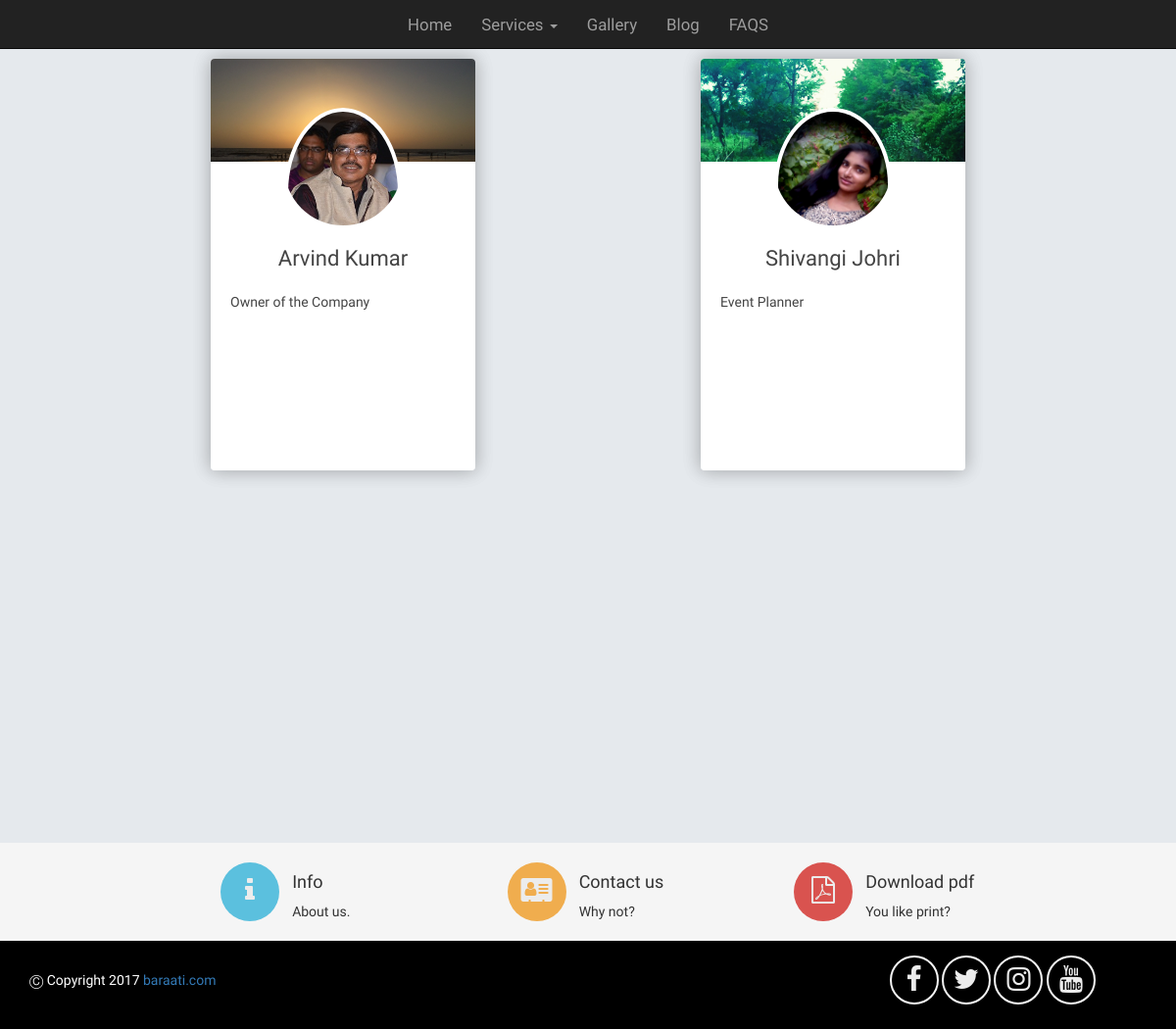
The page /about/ on the database its author committed.
### homepage/models.py (models this page shows, shortened)
class NavMenuDtls(models.Model):
    navMenuId=models.ForeignKey(NavMenuMst)
    navMenuName = models.CharField(max_length=250)
    navMenuTooltip=models.CharField(max_length=250)
    langId=models.IntegerField(default=1)

class RecentEventsCardDtl(models.Model):
    recent_events_card_id = models.ForeignKey(RecentEventsCardMst)
    event_image_path = models.ImageField(null=True)
    image_name = models.CharField(max_length=250)
    profile_image_path = models.ImageField(null=True)
    profile_image_name = models.CharField(max_length=250,null=True)
    event_title= models.CharField(max_length=250)
    event_body = RichTextField()
    event_body_back = RichTextField(null=True)
    event_footer = models.CharField(max_length=250, blank=True)
    langId = models.IntegerField(default=1)

### aboutUs/views.py (the view)
# urls.py: url(r'^about/', aboutUsViews.openAboutUsPage, name='open_about'),
def openAboutUsPage(request):
    current_url = resolve(request.path_info).url_name
    print  current_url
    return render_to_response('aboutUs/aboutUs.html', {})

### homepage/models.py (called while the page is built)
    def __unicode__(self):
        return str(self.pk)

### homepage/templatetags/homepagetags.py (called while the page is built)
@register.simple_tag
def getChildMenu(parentId):
    childMenu = NavMenuDtls.objects.filter(navMenuId__parentNavMenu=str(parentId)).select_related().order_by('navMenuId__navOrder')
    if len(childMenu)>0:
        return childMenu
    else:
        return None

@register.simple_tag
def getNavigationMenus():
    navigation_menus = NavMenuDtls.objects.filter(navMenuId__activeFlag=1).select_related().order_by('navMenuId__navOrder')
    return  navigation_menus

@register.simple_tag
def getEventCards(event_key):
    event_list=RecentEventsCardDtl.objects.filter(recent_events_card_id__event_key=str(event_key)).filter(recent_events_card_id__activeFlag=1).select_related().order_by('recent_events_card_id__card_order')
    return event_list

### templates/aboutUs/aboutUs.html (shortened to what this page needs)
{% extends 'homepage/base.html' %}
{% load homepagetags %}
{% load staticfiles %}
{% block loadcss %}
    <link href="http://netdna.bootstrapcdn.com/font-awesome/4.5.0/css/font-awesome.min.css" rel="stylesheet">
    <link rel="stylesheet" type="text/css" href={% static 'homepage/css/aboutUs.css' %}>
    <link rel="stylesheet" type="text/css" href={% static 'homepage/css/rotatingCards.css' %}>
{% endblock %}
{% block content %}
    <div style="height: 100%; width: 100%">
        <video class="aboutUs" id="bgvid" playsinline autoplay muted loop>
            <source src="{% static 'homepage/videos/motionSnow02.mp4' %}" type="video/mp4">
        </video>
        {% getEventCards 'open_about' as eventList %}
        {% for event in eventList %}
            <div class="col-lg-{{ event.recent_events_card_id.card_width }} col-lg-offset-{{ event.recent_events_card_id.card_offset }}"
                 style="height:600px">
                <div class="card-container">
                    <div class="card ">
                        <div class="front">
                            <div class="cover">
                            </div>
                            <div class="user">
                                <img class="img-circle" src="{{ event.profile_image_path.url }}"
                                     alt="{{ event.profile_image_name }}"/>
                            </div>
                            <div class="content">
                                <div class="main">
                                    <h5 class="name">{{ event.event_title|safe }}</h5>
                                    <p class="profession">{{ event.event_body|safe }}</p>
                                </div>
                            </div>
                        </div>
                        <div class="back">
                            <div class="header">
                                <h5 class="motto">"To be or not to be, this is my awesome motto!"</h5>
                            </div>
                            <div class="content">
                                <div class="main">
                                </div>
                            </div>
                        </div>
                    </div>
                </div>
                <div class="space-200"></div>
            </div>
        {% endfor %}
    </div>
{% endblock %}

### templates/homepage/base.html (shortened to what this page needs)
<!DOCTYPE html>
{% load homepagetags %}
<html lang="en">
<head>
    {% load staticfiles %}
    <link rel="stylesheet" type="text/css" href={% static 'homepage/css/homepage.css' %}>
    <link rel="stylesheet" type="text/css" href='https://maxcdn.bootstrapcdn.com/bootstrap/3.3.7/css/bootstrap.min.css'>
    <link rel="stylesheet" type="text/css" href={% static 'homepage/css/font-awesome.min.css' %}>
    <link rel="stylesheet" type="text/css" href={% static 'homepage/css/homepage.css' %}>
    {% block loadcss %}
    {% endblock %}
</head>
<body>
<nav class="navbar navbar-inverse navbar-fixed-top">
    <div class="container-fluid">
        <ul class="nav navbar-nav navbar-center">
            {% getNavigationMenus as navigation_menus %}
            {% for menus in navigation_menus %}
                {% getChildMenu menus.navMenuId as menuChild %}
                {% if menus.navMenuId.parentNavMenu == -1 %}
                    <li {% if forloop.counter == 1 %}class="active" {% endif %}><a
                            {% if menus.navMenuId.urlPageName %}href="{% url menus.navMenuId.urlPageName %}"{% endif %}
                            {% if menuChild is not None %}
                            class="dropdown-toggle" data-toggle="dropdown" data-hover="dropdown"{% endif %}>
                        {{ menus.navMenuName }}{% if menuChild is not None %} <span class="caret"></span>{% endif %}</a>
                    </li>
                {% endif %}
            {% endfor %}
        </ul>
    </div>
</nav>
{% block content %}
{% endblock %}
<footer class="mt-5">
    <div class="container-fluid bg-faded mt-5" style="background-color: #f5f5f5; height: 100px">
        <div class="container">
            <div class="row py-3" style="margin-top: 20px;width: auto">
                <div class="col-md-3 col-xs-3 col-md-offset-2 col-xs-offset-2">
                    <div class="row py-2">
                        <div class="col-sm-3 hidden-md-down">
                            <a class="bg-circle btn-info" href="{% url 'open_about' %}">
                                <i class="fa fa-2x fa-fw fa-info" aria-hidden="true "></i>
                            </a>
                        </div>
                        <div class="col-sm-9">
                            <h4>Info</h4>
                            About us.
                        </div>
                    </div>
                </div>
                <div class="col-md-3 col-xs-3">
                    <div class="row py-2">
                        <div class="col-sm-3 hidden-md-down">
                            <a class="bg-circle btn-warning" href="{% url 'open_contact' %}">
                                <i class="fa fa-2x fa-fw fa-address-card" aria-hidden="true "></i>
                            </a>
                        </div>
                        <div class="col-sm-9">
                            <h4>Contact us</h4>
                            <p>Why not?</p>
                        </div>
                    </div>
                </div>
                <div class="col-md-3  col-xs-3">
                    <div class="row py-2">
                        <div class="col-sm-3 hidden-md-down">
                            <a class="bg-circle btn-danger" href="# ">
                                <i class="fa fa-2x fa-fw fa-file-pdf-o" aria-hidden="true "></i>
                            </a>
                        </div>
                        <div class="col-sm-9">
                            <h4>Download pdf</h4>
                            <p> You like print?</p>
                        </div>
                    </div>
                </div>
            </div>
        </div>
    </div>
    <div class="container-fluid bg-primary py-3">
        <div class="container">
            <div class="row py-3">
                <div class="col-md-9" style="line-height: 80px">
                    <p class="text-white">&#9400; Copyright 2017 <a href="{% url 'open_homepage' %}">baraati.com</a></p>
                </div>
                <div class="col-md-3">
                    <div class="d-inline-block" style="height:80px; ">
                        <div class="bg-circle-outline d-inline-block" style="text-align: center">
                            <a href="https://www.facebook.com/" class="text-white"><i
                                    class="fa fa-2x fa-fw fa-facebook"></i>
                            </a>
                        </div>
                        <div class="bg-circle-outline d-inline-block" style="text-align: center">
                            <a href="https://twitter.com/" class="text-white">
                                <i class="fa fa-2x fa-fw fa-twitter"></i></a>
                        </div>
                        <div class="bg-circle-outline d-inline-block" style="text-align: center">
                            <a href="https://www.linkedin.com/company/" class="text-white">
                                <i class="fa fa-2x fa-fw fa-instagram"></i></a>
                        </div>
                        <div class="bg-circle-outline d-inline-block" style="text-align: center">
                            <a href="https://www.linkedin.com/company/" class="text-white">
                                <i class="fa fa-2x fa-fw fa-youtube"></i></a>
                        </div>
                    </div>
                </div>
            </div>
        </div>
    </div>
</footer>
</body>
</html>

### homepage/static/homepage/css/homepage.css (style rules this page uses)
.nav a { font-size: 1.2em !important; }
.bg-primary { background-color: #000 !important; }
.bg-circle { display: inline-block; width: 60px; height: 60px; padding: 14px 4px; color: #ececec; text-align: center; border-radius: 50%; }
.bg-circle-outline { width: 50px; height: 50px; color: #f5f5f5; padding: 8px 2px; border: 2px solid; border-color: #f5f5f5; border-radius: 50%; display: inline-block; margin-top: 15px; }
.bg-circle-outline a, a:hover, .media a:focus { text-decoration: none !important; outline: none; color: #ececec; }
@media (min-width: 768px) { .navbar-nav.navbar-center { position: absolute; left: 50%; transform: translatex(-50%); } }

### homepage/static/homepage/css/aboutUs.css (style rules this page uses)
video.aboutUs { position: fixed; top: 50%; left: 50%; min-width: 100%; min-height: 100%; width: auto; height: auto; z-index: -100; transform: translateX(-50%) translateY(-50%); background-size: cover; transition: 1s opacity; }

### homepage/static/homepage/css/rotatingCards.css (style rules this page uses)
body { margin-top: 60px; font-size: 14px; font-family: 'Arima Madurai', cursive; background-color: #E5E9ED; }
.card-container { -webkit-perspective: 800px; -moz-perspective: 800px; -o-perspective: 800px; perspective: 800px; margin-bottom: 30px; }
.card { -webkit-transition: -webkit-transform .5s; -moz-transition: -moz-transform .5s; -o-transition: -o-transform .5s; transition: transform .5s; -webkit-transform-style: preserve-3d; -moz-transform-style: preserve-3d; -o-transform-style: preserve-3d; transform-style: preserve-3d; position: relative; }
.front, .back { -webkit-backface-visibility: hidden; -moz-backface-visibility: hidden; -o-backface-visibility: hidden; backface-visibility: hidden; position: absolute; top: 0; left: 0; background-color: #FFF; box-shadow: 0 1px 3px 0 rgba(0, 0, 0, 0.14); }
.front { z-index: 2; }
.back { -webkit-transform: rotateY( 180deg ); -moz-transform: rotateY( 180deg ); -o-transform: rotateY( 180deg ); transform: rotateY( 180deg ); z-index: 3; }
.card { background: none repeat scroll 0 0 #FFFFFF; border-radius: 4px; color: #444444; }
.card-container, .front, .back { width: 100%; height: 420px; border-radius: 4px; -webkit-box-shadow: 0px 0px 19px 0px rgba(0,0,0,0.16); -moz-box-shadow: 0px 0px 19px 0px rgba(0,0,0,0.16); box-shadow: 0px 0px 19px 0px rgba(0,0,0,0.16); }
.card .cover { height: 105px; overflow: hidden; border-radius: 4px 4px 0 0; }
.card .user { border-radius: 50%; display: block; height: 120px; margin: -55px auto 0; overflow: hidden; width: 120px; }
.card .user img { background: none repeat scroll 0 0 #FFFFFF; border: 4px solid #FFFFFF; width: 100%; }
.card .content { background-color: rgba(0, 0, 0, 0); box-shadow: none; padding: 10px 20px 20px; }
.card .content .main { min-height: 160px; }
.card .back .content .main { height: 215px; }
.card .name { font-family: 'Arima Madurai', cursive; font-size: 22px; line-height: 28px; margin: 10px 0 0; text-align: center; text-transform: capitalize; }
.card h5 { margin: 5px 0; font-weight: 400; line-height: 20px; }
.card .profession { color: #999999; text-align: center; margin-bottom: 20px; }
.card .header { padding: 15px 20px; height: 90px; }
.card .motto { font-family: 'Arima Madurai', cursive; border-bottom: 1px solid #EEEEEE; color: #999999; font-size: 14px; font-weight: 400; padding-bottom: 10px; text-align: center; }
.space-200 { height: 200px; display: block; }

### rows shown on the page
NavMenuDtls: navMenuName "Home"
NavMenuDtls: navMenuName "Services"
NavMenuDtls: navMenuName "Gallery"
NavMenuDtls: navMenuName "Blog"
NavMenuDtls: navMenuName "FAQS"
RecentEventsCardDtl: profile_image_path (picture), event_title "Arvind Kumar", event_body "Owner of the Company"
RecentEventsCardDtl: profile_image_path (picture), event_title "Shivangi Johri", event_body "Event Planner"
